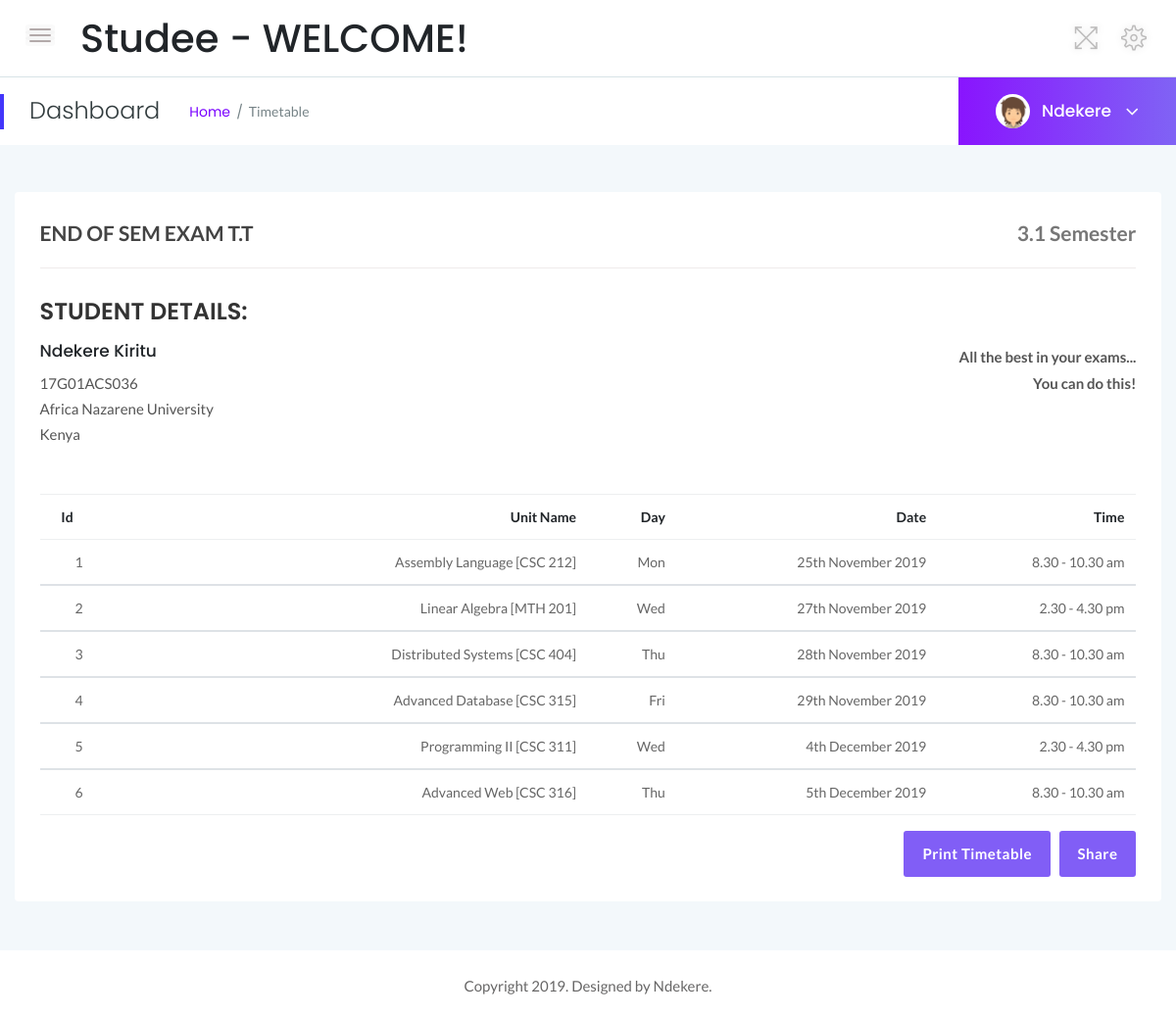
Screenshot of /timetable.php with the database file from the repository.
### tables this page shows
CREATE TABLE `timetable` (
  `Id` int(255) NOT NULL,
  `Unit Name` varchar(255) NOT NULL,
  `Day` varchar(255) NOT NULL,
  `Date` varchar(255) NOT NULL,
  `Time` varchar(255) NOT NULL
);

### timetable.php (the view, shortened to what this page needs)
<!doctype html>
<html class="no-js" lang="en">
<head>
    <link rel="stylesheet" href="assets/css/bootstrap.min.css">
    <link rel="stylesheet" href="assets/css/font-awesome.min.css">
    <link rel="stylesheet" href="assets/css/themify-icons.css">
    <link rel="stylesheet" href="assets/css/metisMenu.css">
    <link rel="stylesheet" href="assets/css/owl.carousel.min.css">
    <link rel="stylesheet" href="assets/css/slicknav.min.css">
    <link rel="stylesheet" href="https://www.amcharts.com/lib/3/plugins/export/export.css" type="text/css" media="all" />
    <link rel="stylesheet" href="assets/css/typography.css">
    <link rel="stylesheet" href="assets/css/default-css.css">
    <link rel="stylesheet" href="assets/css/styles.css">
    <link rel="stylesheet" href="assets/css/responsive.css">
</head>
<body>
    <div class="page-container">
        <div class="main-content">
           <div class="header-area">
                <div class="row align-items-center">
                    <div class="col-md-6 col-sm-8 clearfix">
                        <div class="nav-btn pull-left">
                            <span></span>
                            <span></span>
                            <span></span>
                        </div>
                       <div class="search-box pull-left">
                            <h1 style="text-align: center;">Studee - WELCOME!</h1>
                        </div>
                    </div>
                    <div class="col-md-6 col-sm-4 clearfix">
                        <ul class="notification-area pull-right">
                            <li id="full-view"><i class="ti-fullscreen"></i></li>
                             <li class="settings-btn">
                                <i class="ti-settings"></i>
                            </li>
                        </ul>
                    </div>
                </div>
            </div>
            <div class="page-title-area">
                <div class="row align-items-center">
                    <div class="col-sm-6">
                        <div class="breadcrumbs-area clearfix">
                            <h4 class="page-title pull-left">Dashboard</h4>
                            <ul class="breadcrumbs pull-left">
                            <li><a href="home.php" target="_blank">Home</a></li>
                                <li><span>Timetable</span></li>
                            </ul>
                        </div>
                    </div>
                    <div class="col-sm-6 clearfix">
                        <div class="user-profile pull-right">
                            <img class="avatar user-thumb" src="assets/images/author/avatar.png" alt="avatar">
                            <h4 class="user-name dropdown-toggle" data-toggle="dropdown">Ndekere <i class="fa fa-angle-down"></i></h4>
                        </div>
                    </div>
                </div>
            </div>
            <div class="main-content-inner">
                <div class="row">
                    <div class="col-lg-12 mt-5">
                        <div class="card">
                            <div class="card-body">
                                <div class="invoice-area">
                                    <div class="invoice-head">
                                        <div class="row">
                                            <div class="iv-left col-6">
                                                <span>END OF SEM EXAM T.T</span>
                                            </div>
                                            <div class="iv-right col-6 text-md-right">
                                                <span>3.1 Semester</span>
                                            </div>
                                        </div>
                                    </div>
                                    <div class="row align-items-center">
                                        <div class="col-md-6">
                                            <div class="invoice-address">
                                                <h3>Student details: </h3>
                                                <h5>Ndekere Kiritu</h5>
                                                <p>17G01ACS036</p>
                                                <p>Africa Nazarene University</p>
                                                <p>Kenya</p>
                                            </div>
                                        </div>
                                        <div class="col-md-6 text-md-right">
                                            <ul class="invoice-date">
                                                <li>All the best in your exams...</li>
                                                <li>You can do this!</li>
                                            </ul>
                                        </div>
                                    </div>
                                    <?php
  $conn = mysqli_connect("localhost","root","");
  mysqli_select_db($conn,"studee") or die("Could not connect");
?>
                                    <div class="invoice-table table-responsive mt-5">
                                        <table class="table table-bordered table-hover text-right">
                                            <thead>
                                                <tr class="text-capitalize">
                                                    <th class="text-center" style="width: 5%;">id</th>
                                                    <th class="text-right" style="width: 45%; min-width: 130px;">Unit name</th>
                                                    <th>Day</th>
                                                    <th style="min-width: 100px">Date</th>
                                                    <th>Time</th>
                                                </tr>
                                            </thead>
                                            <?php
  $sql = "SELECT * FROM timetable";
  $result = mysqli_query($conn, $sql);
  while (($row = mysqli_fetch_row($result)) != FALSE) {
    echo "<tbody>";
    echo "<tr>";
    echo "<td >".$row[0]."</td>";
    echo "<td>".$row[1]."</td>";
    echo "<td>".$row[2]."</td>";
    echo "<td>".$row[3]."</td>";
    echo "<td>".$row[4]."</td>";
    echo "</tr>";
    echo "<tbody>";
  }
  echo "</table>";
?>
                                    </div>
                                </div>
                                <div class="invoice-buttons text-right">
                                    <a href="#" class="invoice-btn">print timetable</a>
                                    <a href="#" class="invoice-btn">Share</a>
                                </div>
                            </div>
                        </div>
                    </div>
                </div>
            </div>
        </div>
        <footer>
            <div class="footer-area">
                <p>Copyright 2019. Designed by Ndekere.</p>
            </div>
        </footer>
    </div>
</body>
</html>

### assets/css/typography.css (style rules this page uses)
body { font-size: 14px; font-family: 'Lato', sans-serif; }
h1, h2, h3, h4, h5, h6 { margin: 0; font-family: 'Poppins', sans-serif; }
p { font-family: 'Lato', sans-serif; font-size: 15px; line-height: 26px; color: #444; margin-bottom: 0; }
a, a:visited { text-decoration: none; transition: all 0.3s ease-in-out; -webkit-transition: all 0.3s ease-in-out; -moz-transition: all 0.3s ease-in-out; -o-transition: all 0.3s ease-in-out; outline: 0; font-family: 'Poppins', sans-serif; }
ul, ol { margin-bottom: 0px; margin-top: 0px; padding: 0; }
ul { margin: 0; list-style-type: none; }

### assets/css/default-css.css (style rules this page uses)
* { margin: 0; padding: 0; box-sizing: border-box; }
*, *:before, *:after { -moz-box-sizing: border-box; -webkit-box-sizing: border-box; box-sizing: border-box; }
html { -webkit-font-smoothing: antialiased; }
body { background: #fff; font-weight: normal; -webkit-font-smoothing: antialiased; -webkit-text-size-adjust: 100%; }
img { max-width: 100%; height: auto; }
:root { --primary-color: #4336FB; }

### assets/css/responsive.css (style rules this page uses)
@media (min-width: 1200px) and (max-width: 1364px) { .nav-btn { position: fixed; z-index: 99; left: 363px; background: #303641; padding: 14px; top: 0; margin: 0; } }
@media (min-width: 1200px) and (max-width: 1364px) { .nav-btn span { background: #fffbfb; } }
@media (min-width: 1200px) and (max-width: 1364px) { .sbar_collapsed .nav-btn { position: initial; background: none; padding: 0; margin: 10px 30px 0 0; } }
@media (min-width: 1200px) and (max-width: 1364px) { .sbar_collapsed .nav-btn span { background: #b3aaaa; } }
@media (min-width: 1200px) and (max-width: 1364px) { .main-content-inner { padding: 0 15px 50px; } }
@media (min-width: 1200px) and (max-width: 1364px) { .page-container, .sbar_collapsed.page-container { padding-left: 0; } }

### rows the page displays
timetable: Id "1", Unit Name "Assembly Language [CSC 212]", Day "Mon", Date "25th November 2019", Time "8.30 - 10.30 am"
timetable: Id "2", Unit Name "Linear Algebra [MTH 201]", Day "Wed", Date "27th November 2019", Time "2.30 - 4.30 pm"
timetable: Id "3", Unit Name "Distributed Systems [CSC 404]", Day "Thu", Date "28th November 2019", Time "8.30 - 10.30 am"
timetable: Id "4", Unit Name "Advanced Database [CSC 315]", Day "Fri", Date "29th November 2019", Time "8.30 - 10.30 am"
timetable: Id "5", Unit Name "Programming II [CSC 311]", Day "Wed", Date "4th December 2019", Time "2.30 - 4.30 pm"
timetable: Id "6", Unit Name "Advanced Web [CSC 316]", Day "Thu", Date "5th December 2019", Time "8.30 - 10.30 am"
